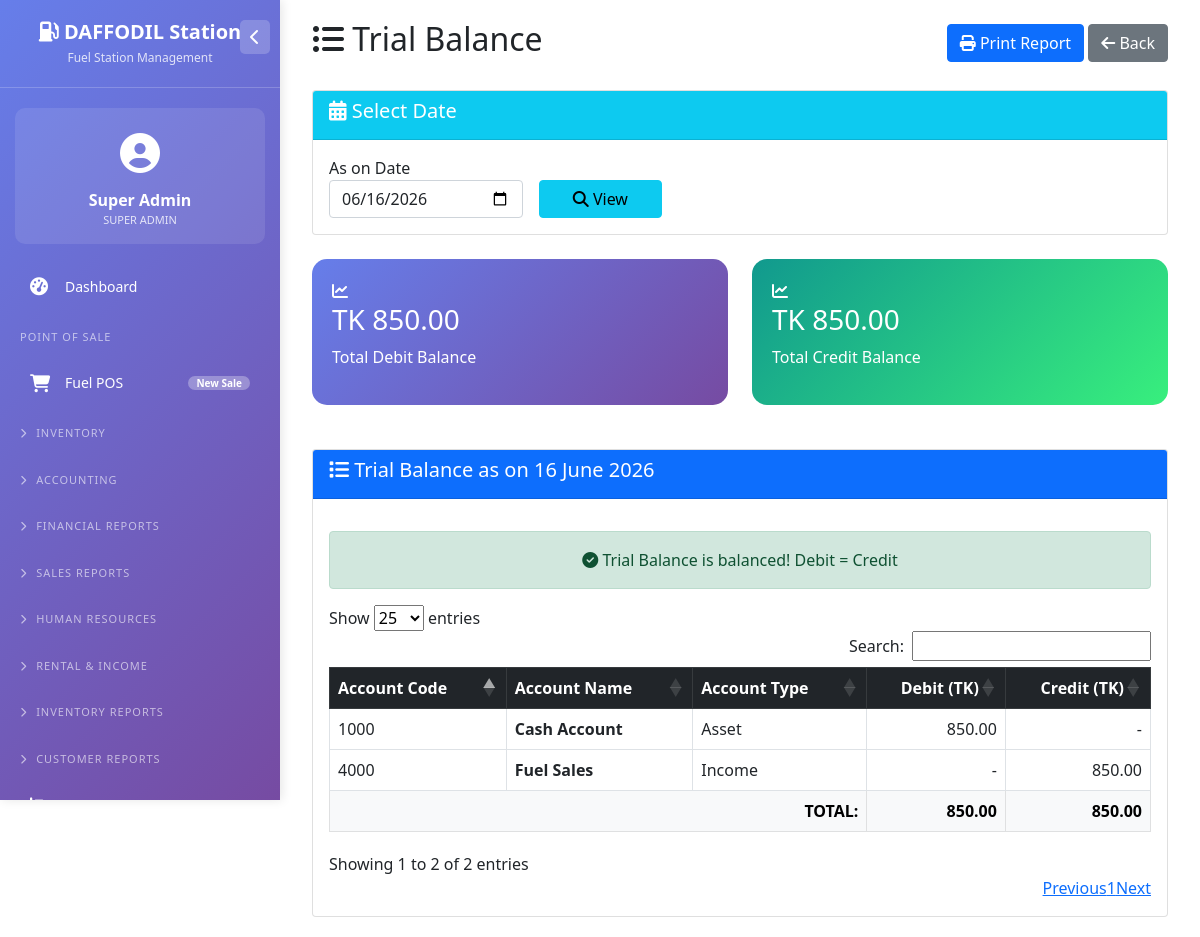
Page /trial_balance.php (signed in) on the earlier database version.
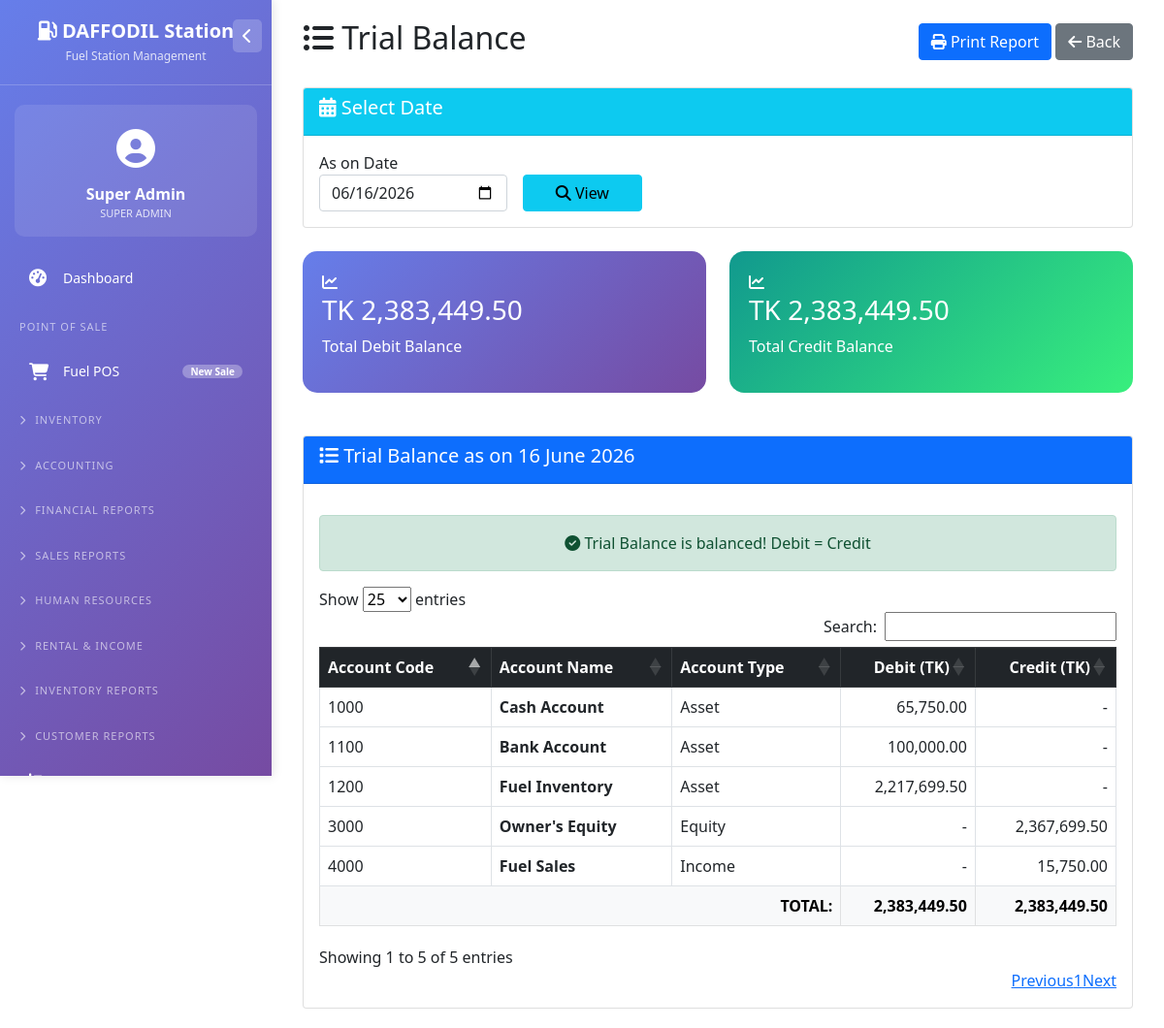
Same page on the later database version.
### tables this page shows
CREATE TABLE `chart_of_accounts` (
  `id` int(11) NOT NULL,
  `account_code` varchar(20) NOT NULL,
  `account_name` varchar(100) NOT NULL,
  `account_type` enum('asset','liability','equity','income','expense') NOT NULL,
  `parent_id` int(11) DEFAULT NULL,
  `opening_balance` decimal(15,2) DEFAULT 0.00,
  `balance_type` enum('debit','credit') DEFAULT 'debit',
  `is_active` tinyint(1) DEFAULT 1
);

### trial_balance.php (the view, shortened to what the changed rows need)
<?php
require_once 'config/database.php';
$as_on = $_GET['as_on'] ?? date('Y-m-d');
$accounts = $pdo->query("SELECT * FROM chart_of_accounts WHERE is_active = 1 ORDER BY account_type, account_code")->fetchAll();
$trial_balance = [];
foreach($accounts as $acc) {
    $stmt = $pdo->prepare("SELECT SUM(debit_amount) as total_debit, SUM(credit_amount) as total_credit FROM voucher_items vi JOIN vouchers v ON vi.voucher_id = v.id WHERE vi.account_id = ? AND v.date <= ? AND v.status = 'approved'");
    $stmt->execute([$acc['id'], $as_on]);
    $row = $stmt->fetch();
    $total_debit = $row['total_debit'] ?? 0;
    $total_credit = $row['total_credit'] ?? 0;
    $opening = $acc['opening_balance'];
    if($acc['balance_type'] == 'debit') {
        $debit_balance = $opening + ($total_debit - $total_credit);
        $credit_balance = 0;
    } else {
        $credit_balance = $opening + ($total_credit - $total_debit);
        $debit_balance = 0;
    }
    if($debit_balance != 0 || $credit_balance != 0) {
        $trial_balance[] = [
            'code' => $acc['account_code'],
            'name' => $acc['account_name'],
            'type' => $acc['account_type'],
            'debit' => $debit_balance,
            'credit' => $credit_balance
        ];
    }
}
$total_debit = array_sum(array_column($trial_balance, 'debit'));
$total_credit = array_sum(array_column($trial_balance, 'credit'));
$settings = $pdo->query("SELECT setting_key, setting_value FROM system_settings")->fetchAll(PDO::FETCH_KEY_PAIR);
$currency = $settings['currency_symbol'] ?? 'BDT';
?>
<!DOCTYPE html>
<html lang="en">
<head>
    <link href="https://cdn.jsdelivr.net/npm/bootstrap@5.1.3/dist/css/bootstrap.min.css" rel="stylesheet">
    <link rel="stylesheet" href="https://cdn.datatables.net/1.11.5/css/dataTables.bootstrap5.min.css">
    <link rel="stylesheet" href="https://cdnjs.cloudflare.com/ajax/libs/font-awesome/6.4.0/css/all.min.css">
</head>
<body>
    <?php include 'left_menu.php'; ?>
    <div class="main-content">
        <div class="container-fluid">
            <div class="d-flex justify-content-between align-items-center mb-4 flex-wrap no-print">
                <h2><i class="fas fa-list-ul"></i> Trial Balance</h2>
            </div>
            <div class="row mb-4 no-print">
                <div class="col-md-6">
                    <div class="stats-card">
                        <i class="fas fa-chart-line"></i>
                        <h3><?php echo $currency; ?> <?php echo number_format($total_debit, 2); ?></h3>
                        <p>Total Debit Balance</p>
                    </div>
                </div>
                <div class="col-md-6">
                    <div class="stats-card" style="background: linear-gradient(135deg, #11998e 0%, #38ef7d 100%);">
                        <i class="fas fa-chart-line"></i>
                        <h3><?php echo $currency; ?> <?php echo number_format($total_credit, 2); ?></h3>
                        <p>Total Credit Balance</p>
                    </div>
                </div>
            </div>
            <div class="card">
                <div class="card-body">
                    <div class="table-responsive">
                        <table class="table table-bordered table-hover" id="tbTable">
                            <thead class="table-dark">
                                <tr>
                                    <th>Account Code</th>
                                    <th>Account Name</th>
                                    <th>Account Type</th>
                                    <th class="text-end">Debit (<?php echo $currency; ?>)</th>
                                    <th class="text-end">Credit (<?php echo $currency; ?>)</th>
                                </tr>
                            </thead>
                            <tbody>
                                <?php foreach($trial_balance as $tb): ?>
                                <tr>
                                    <td><?php echo $tb['code']; ?></td>
                                    <td><strong><?php echo $tb['name']; ?></strong></td>
                                    <td><?php echo ucfirst($tb['type']); ?></td>
                                    <td class="text-end"><?php echo $tb['debit'] > 0 ? number_format($tb['debit'], 2) : '-'; ?></td>
                                    <td class="text-end"><?php echo $tb['credit'] > 0 ? number_format($tb['credit'], 2) : '-'; ?></td>
                                </tr>
                                <?php endforeach; ?>
                            </tbody>
                            <tfoot class="table-light">
                                <tr class="fw-bold">
                                    <td colspan="3" class="text-end">TOTAL:</td>
                                    <td class="text-end"><?php echo number_format($total_debit, 2); ?></td>
                                    <td class="text-end"><?php echo number_format($total_credit, 2); ?></td>
                                </tr>
                            </tfoot>
                         </div>
                    </div>
                </div>
            </div>
        </div>
</body>
</html>

Differences in the rows shown:
changed chart_of_accounts "Cash Account": debit "850.00" → "65,750.00"
now on this page (row edited): chart_of_accounts: account_code "1100", account_name "Bank Account", account_type "Asset", debit "100,000.00"
now on this page (row edited): chart_of_accounts: account_code "1200", account_name "Fuel Inventory", account_type "Asset", debit "2,217,699.50"
now on this page (row edited): chart_of_accounts: account_code "3000", account_name "Owner's Equity", account_type "Equity", credit "2,367,699.50"
computed for chart_of_accounts "Fuel Sales": credit "850.00" → "15,750.00"
Other differences:
$total_debit: "850.00" → "2,383,449.50"
$total_credit: "850.00" → "2,383,449.50"
text written by a page script: "Show entries Search: Showing 1 to 2 of 2 entries Previous 1 Next" → "Show entries Search: Showing 1 to 5 of 5 entries Previous 1 Next"
